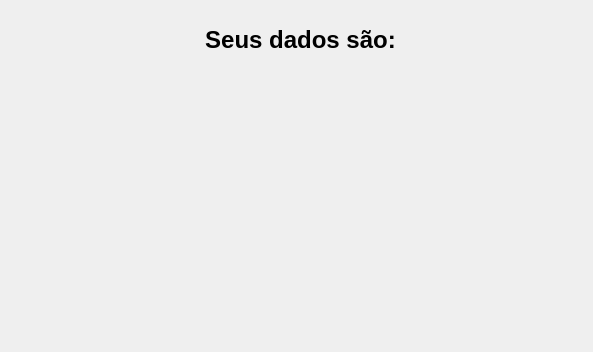
<?xml version="1.0" encoding="UTF-8"?>
<ui version="4.0">
 <class>Dialog</class>
 <widget class="QDialog" name="Dialog">
  <property name="geometry">
   <rect>
    <x>0</x>
    <y>0</y>
    <width>593</width>
    <height>352</height>
   </rect>
  </property>
  <property name="windowTitle">
   <string>Dialog</string>
  </property>
  <widget class="QLabel" name="label">
   <property name="geometry">
    <rect>
     <x>150</x>
     <y>10</y>
     <width>301</width>
     <height>61</height>
    </rect>
   </property>
   <property name="text">
    <string>&lt;html&gt;&lt;head/&gt;&lt;body&gt;&lt;h1 align=&quot;center&quot; style=&quot; margin-top:18px; margin-bottom:12px; margin-left:0px; margin-right:0px; -qt-block-indent:0; text-indent:0px;&quot;&gt;&lt;span style=&quot; font-size:xx-large; font-weight:700;&quot;&gt;Seus dados são:&lt;/span&gt;&lt;/h1&gt;&lt;/body&gt;&lt;/html&gt;</string>
   </property>
  </widget>
  <widget class="QWidget" name="">
   <property name="geometry">
    <rect>
     <x>190</x>
     <y>80</y>
     <width>221</width>
     <height>181</height>
    </rect>
   </property>
   <layout class="QVBoxLayout" name="verticalLayout">
    <item>
     <widget class="QLabel" name="label_name">
      <property name="text">
       <string/>
      </property>
     </widget>
    </item>
    <item>
     <widget class="QLabel" name="label_last">
      <property name="text">
       <string/>
      </property>
     </widget>
    </item>
    <item>
     <widget class="QLabel" name="label_mail">
      <property name="text">
       <string/>
      </property>
     </widget>
    </item>
   </layout>
  </widget>
 </widget>
 <resources/>
 <connections/>
</ui>
